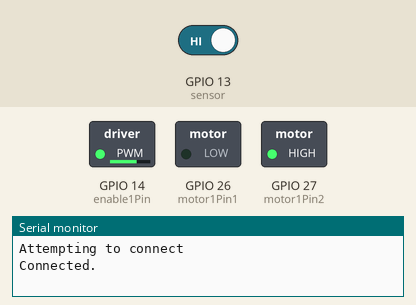
A sketch run on a simulated ESP32. Shown: switched loads named in the sketch (green lamp = pin HIGH), the last lines printed to the serial monitor. The inputs (shaded band) are chosen by the test bench; at power-on: GPIO 13 (sensor) HIGH. WiFi joins after 1.5 s; servers stay silent unless stated.

Above: at 8.2 s.
8.3 s: GPIO 13 (sensor) driven LOW
At 9.5 s:
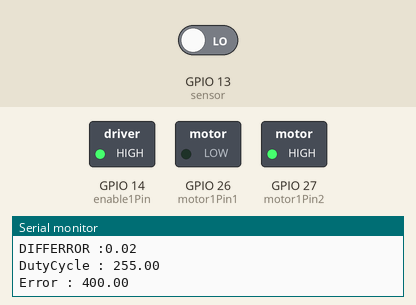
Timing chart, 0 to 11.3 s (numbered marks = the images above; inputs shaded):
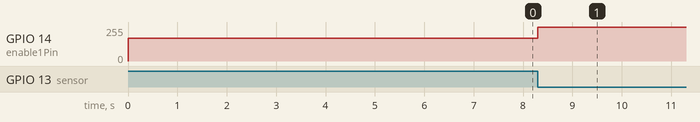

The sketch:

thingspeak_bulk.ino
```cpp
// Motor A
int motor1Pin2 = 27;
int motor1Pin1 = 26;
int enable1Pin = 14;

int sensor = 13;
unsigned long start_time = 0;
unsigned long end_time = 0;
unsigned long lastConnectionTime = 0;
int steps = 0;
float steps_old = 0;
float temp = 0;
float rps = 0;
float rpm = 0;
float error = 0;
char jsonBuffer[500] = "[";
char server[] = "api.thingspeak.com";
const unsigned long postingInterval = 300L * 1000L;

// Setting PWM properties
const int freq = 30000;
const int pwmChannel = 0;
const int resolution = 8;
int dutyCycle = 255;
float consspeed = 400;
float voltage = 4.26;
float area = 0, currtime = millis(), prevtime = millis();
float preverror = 0;
float var = 0;

#include <WiFi.h>
double Setpoint, Input, Output;

// Specify the links and initial tuning parameters
double Kp = 0.003, Ki = 0.005, Kd = 5;

#include "ThingSpeak.h"

const char *ssid = "";   // your network SSID (name)
const char *password = "12345678"; // your network password

WiFiClient client;

unsigned long myChannelNumber = 1848145;
const char *myWriteAPIKey = "GV7P12GFV84Y7NYE";

// Timer variables
unsigned long lastTime = 0;
unsigned long timerDelay = 30000;

float prop()
{
    error = consspeed - rpm;
    float voltage = Kp * error;
    return voltage;
}
float integral()
{
    error = consspeed - rpm;
    float dt = currtime - prevtime;
    dt = dt / 1000;
    area = area + (error * dt);
    area = Ki * area;
    Serial.print("Area : ");
    Serial.println(area);
    return area;
}
float diff()
{
    float differror = consspeed - rpm - preverror;
    float dt = currtime - prevtime;
    Serial.print("DIFFERROR :");
    Serial.println(differror * Kd / dt);
    float slope = differror * Kd / dt;
    error = consspeed - rpm;
    return slope;
}
// Updates the josnBuffer with data
void updatesJson(char* jsonBuffer){
  strcat(jsonBuffer,"{\"delta_t\":");
  unsigned long deltaT = (millis() -prevtime)/1000;
  size_t lengthT = String(deltaT).length();
  char temp[4];
  String(deltaT).toCharArray(temp,lengthT+1);
  strcat(jsonBuffer,temp);
  strcat(jsonBuffer,",");
  long speed = rpm;
  strcat(jsonBuffer, "\"field1\":");
  lengthT = String(speed).length();
  String(speed).toCharArray(temp,lengthT+1);
  strcat(jsonBuffer,temp);
  strcat(jsonBuffer,"},");
  // If posting interval time has reached 2 minutes, update the ThingSpeak channel with your data
  if (millis() - lastConnectionTime >=  postingInterval) {
        size_t len = strlen(jsonBuffer);
        jsonBuffer[len-1] = ']';
        httpRequest(jsonBuffer);
  }
//  lastUpdateTime = millis(); // Update the last update time
}
void httpRequest(char* jsonBuffer) {
  char data[500] = "{\"write_api_key\":\"myWriteAPIKey\",\"updates\":"; // Replace YOUR-CHANNEL-WRITEAPIKEY with your ThingSpeak channel write API key
  strcat(data,jsonBuffer);
  strcat(data,"}");
  client.stop();
  String data_length = String(strlen(data)+1);
  Serial.println(data);
  if (client.connect(server, 80)) {
    client.println("POST /channels/myChannelNumber/bulk_update.json HTTP/1.1"); // Replace YOUR-CHANNEL-ID with your ThingSpeak channel ID
    client.println("Host: api.thingspeak.com");
    client.println("User-Agent: mw.doc.bulk-update (Arduino ESP8266)");
    client.println("Connection: close");
    client.println("Content-Type: application/json");
    client.println("Content-Length: "+data_length);
    client.println();
    client.println(data);
  }
  else {
    Serial.println("Failure: Failed to connect to ThingSpeak");
  }
  delay(250); //Wait to receive the response
  client.parseFloat();
  String resp = String(client.parseInt());
  Serial.println("Response code:"+resp); // Print the response code. 202 indicates that the server has accepted the response
  jsonBuffer[0] = '['; //Reinitialize the jsonBuffer for next batch of data
  jsonBuffer[1] = '\0';
  lastConnectionTime = millis(); //Update the last conenction time
}
void setup()
{
    // sets the pins as outputs:
    pinMode(motor1Pin1, OUTPUT);
    pinMode(motor1Pin2, OUTPUT);
    pinMode(enable1Pin, OUTPUT);

    // configure LED PWM functionalitites
    ledcSetup(pwmChannel, freq, resolution);

    // attach the channel to the GPIO to be controlled
    ledcAttachPin(enable1Pin, pwmChannel);
    ledcWrite(pwmChannel, 170);
    Serial.begin(230400);
    WiFi.mode(WIFI_STA);

    ThingSpeak.begin(client); // Initialize ThingSpeak

    // testing
    //  Serial.print("Testing DC Motor...");

    // lcd.begin(16, 2);
    pinMode(sensor, INPUT_PULLUP);
    // lcd.setCursor(0,0);
    //    Serial.print(" STEPS - 0");
    // lcd.setCursor(0,1);
    //    Serial.print(" RPS   - 0.00");

    digitalWrite(motor1Pin1, LOW);
    digitalWrite(motor1Pin2, HIGH);
    delay(2000);

    if (WiFi.status() != WL_CONNECTED)
        {
            Serial.print("Attempting to connect");
            while (WiFi.status() != WL_CONNECTED)
            {
                WiFi.begin(ssid, password);
                delay(5000);
            }
            Serial.println("\nConnected.");
        }

}

void loop()
{

    preverror = error;

    // Move the DC motor forward at maximum speed

    // ledcWrite(pwmChannel, dutyCycle );
    // delay(100);

    start_time = millis();
    end_time = start_time + 1000;
    while (millis() < end_time)
    {
        if (digitalRead(sensor))
        {
            steps = steps + 1;
            while (digitalRead(sensor))
                ;
        }
    }
    temp = steps - steps_old;
    steps_old = steps;
    rps = temp / 20;

    rpm = rps * 60;
    Serial.print("rpm : ");
    Serial.println(rpm);
    currtime = millis();
    voltage = voltage + prop() + integral() + diff();
    float a = 255 * voltage / 12;
    if (a > 255.00)
    {
        a = 255;
    }
    float curdutycycle = max(a, var);
    Serial.print("DutyCycle : ");
    Serial.println(curdutycycle);
    Serial.print("Error : ");
    Serial.println(error);
    ledcWrite(pwmChannel, curdutycycle);
    prevtime = currtime;
    updatesJson(jsonBuffer);
    // preverror = error;

//    int x = ThingSpeak.writeField(myChannelNumber, 1, rpm, myWriteAPIKey);
//
//    if (x == 200)
//    {
//        Serial.println("Channel update successful.");
//    }
//    //    else{
//    //      Serial.println("Problem updating channel. HTTP error code " + String(x));
//    //    }

    //    delay(1000);
}
```

Measured:
- after the input at 8.3 s, GPIO 14 (enable1Pin): 169/255 → 255/255 at once
